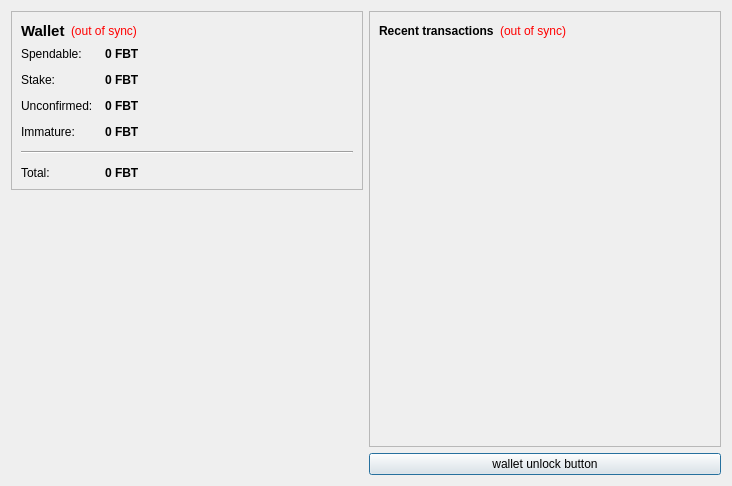
<?xml version="1.0" encoding="UTF-8"?>
<ui version="4.0">
 <class>OverviewPage</class>
 <widget class="QWidget" name="OverviewPage">
  <property name="geometry">
   <rect>
    <x>0</x>
    <y>0</y>
    <width>732</width>
    <height>486</height>
   </rect>
  </property>
  <property name="windowTitle">
   <string>Form</string>
  </property>
  <layout class="QHBoxLayout" name="horizontalLayout" stretch="0,0">
   <item>
    <layout class="QVBoxLayout" name="verticalLayout_2">
     <item>
      <widget class="QFrame" name="frame">
       <property name="frameShape">
        <enum>QFrame::StyledPanel</enum>
       </property>
       <property name="frameShadow">
        <enum>QFrame::Raised</enum>
       </property>
       <layout class="QVBoxLayout" name="verticalLayout_4">
        <item>
         <layout class="QHBoxLayout" name="horizontalLayout_4">
          <item>
           <widget class="QLabel" name="label_5">
            <property name="font">
             <font>
              <pointsize>11</pointsize>
              <weight>75</weight>
              <bold>true</bold>
             </font>
            </property>
            <property name="text">
             <string>Wallet</string>
            </property>
           </widget>
          </item>
          <item>
           <widget class="QLabel" name="labelWalletStatus">
            <property name="toolTip">
             <string>The displayed information may be out of date. Your wallet automatically synchronizes with the fairbyte network after a connection is established, but this process has not completed yet.</string>
            </property>
            <property name="styleSheet">
             <string notr="true">QLabel { color: red; }</string>
            </property>
            <property name="text">
             <string notr="true">(out of sync)</string>
            </property>
            <property name="alignment">
             <set>Qt::AlignLeading|Qt::AlignLeft|Qt::AlignVCenter</set>
            </property>
           </widget>
          </item>
          <item>
           <spacer name="horizontalSpacer_2">
            <property name="orientation">
             <enum>Qt::Horizontal</enum>
            </property>
            <property name="sizeHint" stdset="0">
             <size>
              <width>40</width>
              <height>20</height>
             </size>
            </property>
           </spacer>
          </item>
         </layout>
        </item>
        <item>
         <layout class="QFormLayout" name="formLayout_2">
          <property name="fieldGrowthPolicy">
           <enum>QFormLayout::AllNonFixedFieldsGrow</enum>
          </property>
          <property name="horizontalSpacing">
           <number>12</number>
          </property>
          <property name="verticalSpacing">
           <number>12</number>
          </property>
          <item row="0" column="0">
           <widget class="QLabel" name="label">
            <property name="text">
             <string>Spendable:</string>
            </property>
           </widget>
          </item>
          <item row="0" column="1">
           <widget class="QLabel" name="labelBalance">
            <property name="font">
             <font>
              <weight>75</weight>
              <bold>true</bold>
             </font>
            </property>
            <property name="cursor">
             <cursorShape>IBeamCursor</cursorShape>
            </property>
            <property name="toolTip">
             <string>Your current spendable balance</string>
            </property>
            <property name="text">
             <string notr="true">0 FBT</string>
            </property>
            <property name="textInteractionFlags">
             <set>Qt::LinksAccessibleByMouse|Qt::TextSelectableByKeyboard|Qt::TextSelectableByMouse</set>
            </property>
           </widget>
          </item>
          <item row="1" column="0">
           <widget class="QLabel" name="label_6">
            <property name="text">
             <string>Stake:</string>
            </property>
           </widget>
          </item>
          <item row="1" column="1">
           <widget class="QLabel" name="labelStake">
            <property name="font">
             <font>
              <weight>75</weight>
              <bold>true</bold>
             </font>
            </property>
            <property name="cursor">
             <cursorShape>IBeamCursor</cursorShape>
            </property>
            <property name="toolTip">
             <string>Total of coins that was staked, and do not yet count toward the current balance</string>
            </property>
            <property name="text">
             <string notr="true">0 FBT</string>
            </property>
            <property name="textInteractionFlags">
             <set>Qt::LinksAccessibleByMouse|Qt::TextSelectableByKeyboard|Qt::TextSelectableByMouse</set>
            </property>
           </widget>
          </item>
          <item row="2" column="0">
           <widget class="QLabel" name="label_3">
            <property name="text">
             <string>Unconfirmed:</string>
            </property>
           </widget>
          </item>
          <item row="2" column="1">
           <widget class="QLabel" name="labelUnconfirmed">
            <property name="font">
             <font>
              <weight>75</weight>
              <bold>true</bold>
             </font>
            </property>
            <property name="cursor">
             <cursorShape>IBeamCursor</cursorShape>
            </property>
            <property name="toolTip">
             <string>Total of transactions that have yet to be confirmed, and do not yet count toward the current balance</string>
            </property>
            <property name="text">
             <string notr="true">0 FBT</string>
            </property>
            <property name="textInteractionFlags">
             <set>Qt::LinksAccessibleByMouse|Qt::TextSelectableByKeyboard|Qt::TextSelectableByMouse</set>
            </property>
           </widget>
          </item>
          <item row="3" column="0">
           <widget class="QLabel" name="labelImmatureText">
            <property name="text">
             <string>Immature:</string>
            </property>
           </widget>
          </item>
          <item row="3" column="1">
           <widget class="QLabel" name="labelImmature">
            <property name="font">
             <font>
              <weight>75</weight>
              <bold>true</bold>
             </font>
            </property>
            <property name="toolTip">
             <string>Mined balance that has not yet matured</string>
            </property>
            <property name="text">
             <string notr="true">0 FBT</string>
            </property>
            <property name="textInteractionFlags">
             <set>Qt::LinksAccessibleByMouse|Qt::TextSelectableByKeyboard|Qt::TextSelectableByMouse</set>
            </property>
           </widget>
          </item>
          <item row="4" column="0" colspan="2">
           <widget class="Line" name="line">
            <property name="orientation">
             <enum>Qt::Horizontal</enum>
            </property>
           </widget>
          </item>
          <item row="5" column="0">
           <widget class="QLabel" name="labelTotalText">
            <property name="text">
             <string>Total:</string>
            </property>
           </widget>
          </item>
          <item row="5" column="1">
           <widget class="QLabel" name="labelTotal">
            <property name="font">
             <font>
              <weight>75</weight>
              <bold>true</bold>
             </font>
            </property>
            <property name="cursor">
             <cursorShape>IBeamCursor</cursorShape>
            </property>
            <property name="toolTip">
             <string>Your current total balance</string>
            </property>
            <property name="text">
             <string notr="true">0 FBT</string>
            </property>
            <property name="textInteractionFlags">
             <set>Qt::LinksAccessibleByMouse|Qt::TextSelectableByKeyboard|Qt::TextSelectableByMouse</set>
            </property>
           </widget>
          </item>
         </layout>
        </item>
       </layout>
      </widget>
     </item>
     <item>
      <spacer name="verticalSpacer_4">
       <property name="orientation">
        <enum>Qt::Vertical</enum>
       </property>
       <property name="sizeHint" stdset="0">
        <size>
         <width>20</width>
         <height>40</height>
        </size>
       </property>
      </spacer>
     </item>
     <item>
      <widget class="QLabel" name="label_2">
       <property name="text">
        <string/>
       </property>
       <property name="pixmap">
        <pixmap resource="../bitcoin.qrc">:/images/Wallet_Logo</pixmap>
       </property>
       <property name="alignment">
        <set>Qt::AlignCenter</set>
       </property>
      </widget>
     </item>
     <item>
      <spacer name="verticalSpacer">
       <property name="orientation">
        <enum>Qt::Vertical</enum>
       </property>
       <property name="sizeHint" stdset="0">
        <size>
         <width>20</width>
         <height>40</height>
        </size>
       </property>
      </spacer>
     </item>
    </layout>
   </item>
   <item>
    <layout class="QVBoxLayout" name="verticalLayout_3">
     <item>
      <widget class="QFrame" name="frame_2">
       <property name="frameShape">
        <enum>QFrame::StyledPanel</enum>
       </property>
       <property name="frameShadow">
        <enum>QFrame::Raised</enum>
       </property>
       <layout class="QVBoxLayout" name="verticalLayout">
        <item>
         <layout class="QHBoxLayout" name="horizontalLayout_2">
          <item>
           <widget class="QLabel" name="label_4">
            <property name="text">
             <string>&lt;b&gt;Recent transactions&lt;/b&gt;</string>
            </property>
           </widget>
          </item>
          <item>
           <widget class="QLabel" name="labelTransactionsStatus">
            <property name="toolTip">
             <string>The displayed information may be out of date. Your wallet automatically synchronizes with the fairbyte network after a connection is established, but this process has not completed yet.</string>
            </property>
            <property name="styleSheet">
             <string notr="true">QLabel { color: red; }</string>
            </property>
            <property name="text">
             <string notr="true">(out of sync)</string>
            </property>
            <property name="alignment">
             <set>Qt::AlignRight|Qt::AlignTrailing|Qt::AlignVCenter</set>
            </property>
           </widget>
          </item>
          <item>
           <spacer name="horizontalSpacer">
            <property name="orientation">
             <enum>Qt::Horizontal</enum>
            </property>
            <property name="sizeHint" stdset="0">
             <size>
              <width>40</width>
              <height>20</height>
             </size>
            </property>
           </spacer>
          </item>
         </layout>
        </item>
        <item>
         <widget class="QListView" name="listTransactions">
          <property name="styleSheet">
           <string notr="true">QListView { background: transparent; }</string>
          </property>
          <property name="frameShape">
           <enum>QFrame::NoFrame</enum>
          </property>
          <property name="verticalScrollBarPolicy">
           <enum>Qt::ScrollBarAlwaysOff</enum>
          </property>
          <property name="horizontalScrollBarPolicy">
           <enum>Qt::ScrollBarAlwaysOff</enum>
          </property>
          <property name="selectionMode">
           <enum>QAbstractItemView::NoSelection</enum>
          </property>
         </widget>
        </item>
       </layout>
      </widget>
     </item>
     <item>
      <widget class="QPushButton" name="unlockWalletButton">
       <property name="sizePolicy">
        <sizepolicy hsizetype="Minimum" vsizetype="Fixed">
         <horstretch>0</horstretch>
         <verstretch>0</verstretch>
        </sizepolicy>
       </property>
       <property name="maximumSize">
        <size>
         <width>16777214</width>
         <height>16777214</height>
        </size>
       </property>
       <property name="toolTip">
        <string/>
       </property>
       <property name="text">
        <string>wallet unlock button</string>
       </property>
       <property name="checkable">
        <bool>false</bool>
       </property>
       <property name="autoDefault">
        <bool>false</bool>
       </property>
       <property name="default">
        <bool>true</bool>
       </property>
       <property name="flat">
        <bool>false</bool>
       </property>
      </widget>
     </item>
    </layout>
   </item>
  </layout>
 </widget>
 <resources>
  <include location="../bitcoin.qrc"/>
 </resources>
 <connections/>
</ui>
